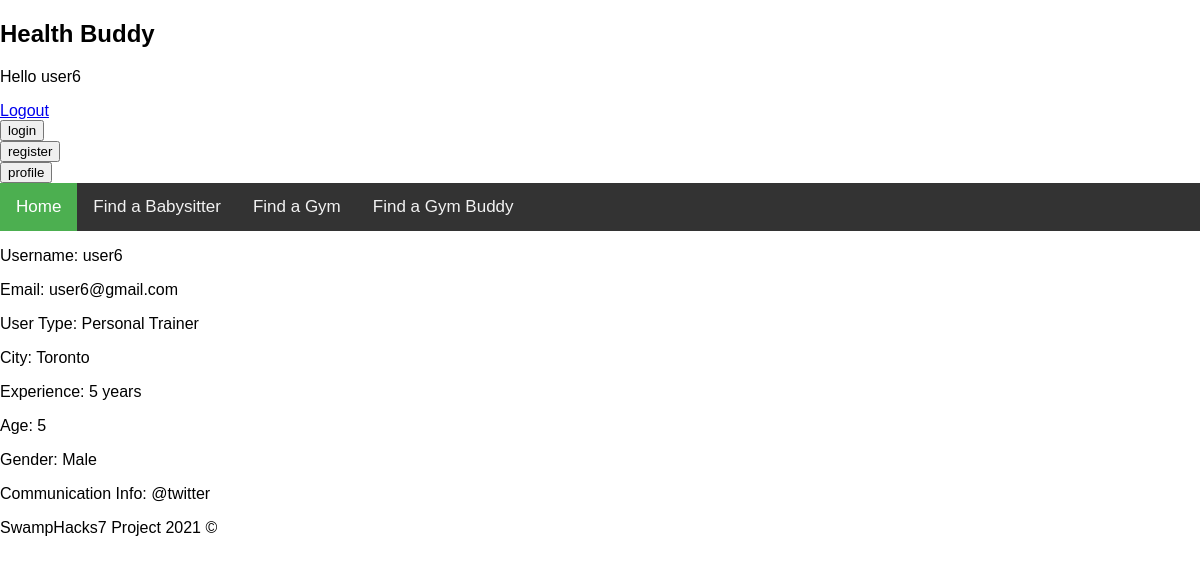
Page /userProfile/ (signed in) on the committed database.
### farms/models.py (models this page shows)
class Trainer(models.Model):
    user = models.OneToOneField(User, on_delete=models.CASCADE, null=True, blank=True)
    userType = models.CharField(max_length=60, null=True, blank=True)
    city = models.CharField(max_length=60, null=True, blank=True)
    experience = models.IntegerField(max_length=3, null=True, blank=True)
    age = models.IntegerField(max_length=3, null=True, blank=True)
    gender = models.CharField(max_length=60, null=True, blank=True)
    communication = models.CharField(max_length=200, null=True, blank=True)
    objects = models.Manager()

### farms/views.py (the view)
# urls.py: path('userProfile/', views.userProfile, name='userProfile'),
def userProfile(request):
    username = request.user
    trainer = Trainer.objects.get(user=username)
    usertype = trainer.userType
    city = trainer.city
    experience = trainer.experience
    age = trainer.age
    gender = trainer.gender
    communication = trainer.communication
    context = {'username':username, 'usertype': usertype, 'city':city, 'experience': experience,
    'age': age, 'gender': gender, 'communication': communication}
    if city != None:
        print("userProfile view - username: ", username, "usertype", usertype, " city: ", city)
    else:
        print("username view is - ", username)
    return render(request, 'farms/userProfile.html', context)

### templates/farms/userProfile.html
{% extends 'farms/base.html' %}
{% block body %}
    <p>Username: {{request.user}}</p>
    <p>Email: {{request.user.email}}</p>
    <p>User Type: {{usertype}}</p>
    <p>City: {{city}}</p>
    <p>Experience: {{experience}} years</p>
    <p>Age: {{age}}</p>
    <p>Gender: {{gender}}</p>
    <p>Communication Info: {{communication}}</p>
{% endblock %}

### templates/farms/base.html (shortened to what this page needs)
<!DOCTYPE html>
<html lang="en">
<head>
</head>
<body>
    <header>
        <h2>Health Buddy</h2>
        <p>Hello {{request.user}}</p>
        <a href="{% url 'logoutUser' %}">Logout</a>
        <form action="/login/" method="POST" id="loginButton">
          <input type="submit" name="loginButton" id="loginButton" value="login">
      </form>
      <form action="/register/" method="POST" id="registerButton">
          <input type="submit" name="registerButton" id="registerButton" value="register">
      </form>
      <form action="/userProfile/" method="POST" id="registerButton">
          <input type="submit" name="profileButton" id="profileButton" value="profile">
      </form>
        <div class="header">
        <div class="topnav">
            <a class="active" href="{% url 'home' %}">Home</a>
            <a href="#news">Find a Babysitter</a>
            <a href="#contact">Find a Gym</a>
            <a href="#about">Find a Gym Buddy</a>
          </div>
    </header>
    {% block body %}
    {% endblock %}
    <footer>
        <p> SwampHacks7 Project 2021 &copy </p>
    </footer>
</body>
</html>

### templates/farms/base.html (style rules this page uses)
body { margin: 0; font-family: Arial, Helvetica, sans-serif; }
.topnav { overflow: hidden; background-color: #333; }
.topnav a { float: left; color: #f2f2f2; text-align: center; padding: 14px 16px; text-decoration: none; font-size: 17px; }
.topnav a.active { background-color: #4CAF50; color: white; }

### rows in the picture
Trainer: userType "Personal Trainer", city "Toronto", gender "Male", communication "@twitter"

### other values in the picture
{{ request.user }} "user6"
{{ request.user.email }} "user6@gmail.com"
{{ experience }} "5"
{{ age }} "5"
